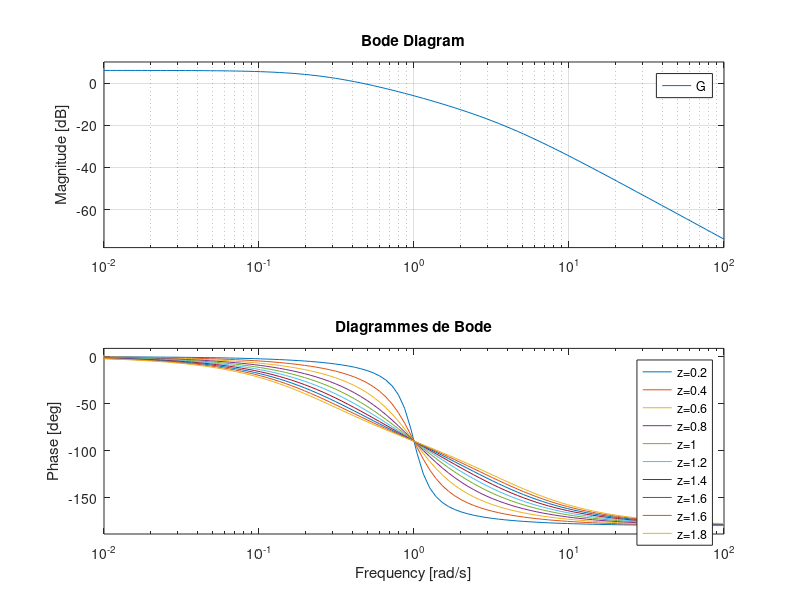
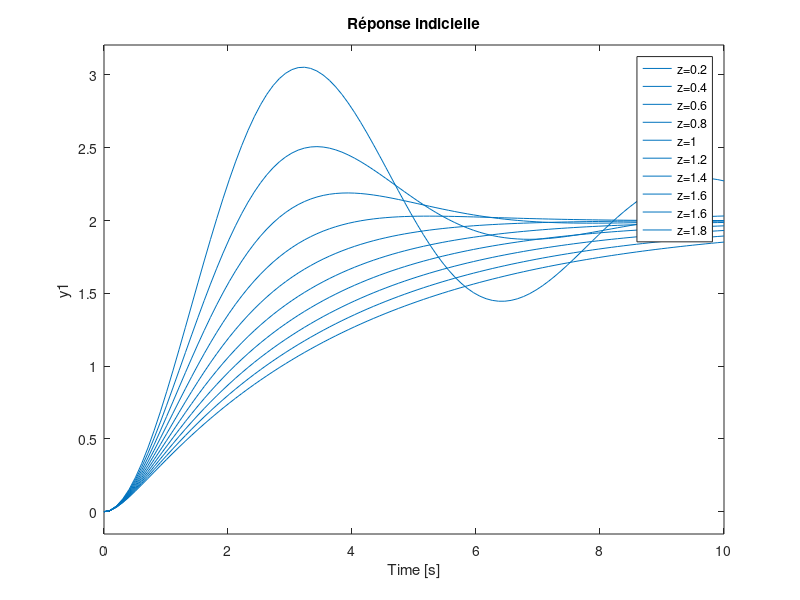
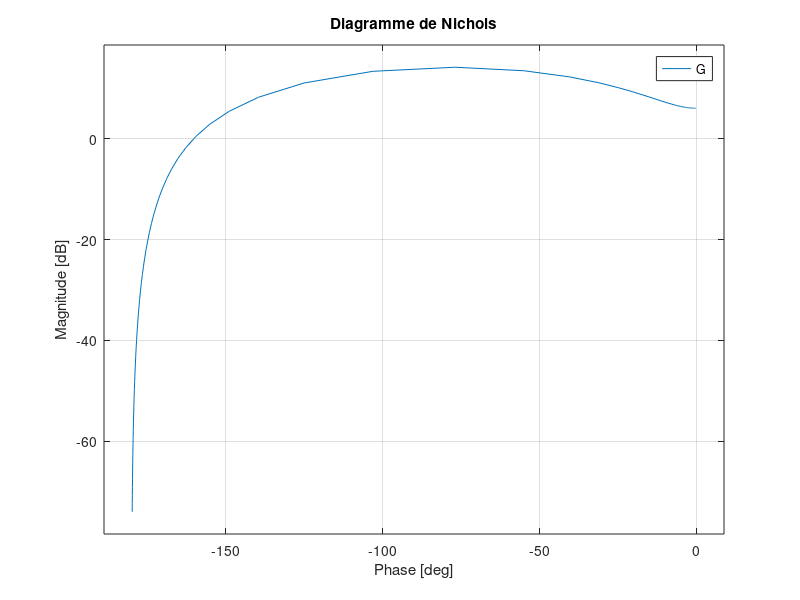

Write the MATLAB code that produced these figures, in order. (Note: this script raises an error after producing the figures.)
%% EXERCICE 6

%G(s)=G0/(1+(2z/wn)s+s^2/wn^2);

%Définition de G0, wn et z
G0=2; %Pour publish je défini les valeurs dans le code
wn=1;

%On demande de rentrer les valeurs à l'utilisateur
%G0=input("Entrez un gain ="); 
%wn=input("Entrez un wn =");

z=linspace(0.2,2,10); %On étudie 10 valeurs du facteur d'amortissement

%Echelle en pulsations
nw=100;
ndec=2;
pwmin= round(log10(wn/(10^ndec)));
pwmax= round(log10(wn*(10^ndec)));

w=logspace(pwmin,pwmax,nw);

%Echelle en temps
tmin=0;
tmax=10/wn;
Nt=100;

t=linspace(tmin,tmax,Nt);

NumG=G0; %On défini le numérateur

%Bode
figure(1)
for k = 1:length(z)
    DenG = [1/wn^2 2*z(k)/wn 1]; %On définit le dénominateur pour chaque valeur de z
    G=tf(NumG,DenG); %On définit la fonction de transfer
    bode(G,w); %On trace le diagramme de Bode associé
    title('Diagrammes de Bode')
    hold on; %On conserve le diagramme de Bode actuel pour superposer les différents diagramme des différentes itérations
    grid;
end
legend('z=0.2','z=0.4','z=0.6','z=0.8','z=1','z=1.2','z=1.4','z=1.6','z=1.6','z=1.8','z=2'); %On affiche la légende
hold off

%Réponse indicielle
figure(2)
for k = 1:length(z)
    DenG = [1/wn^2 2*z(k)/wn 1]; %Le fonctionnement est le même que pour Bode
    G=tf(NumG,DenG);
    step(G,t); %On trace la réponse indicielle
    title('Réponse indicielle')
    hold on;
    grid;
end
legend('z=0.2','z=0.4','z=0.6','z=0.8','z=1','z=1.2','z=1.4','z=1.6','z=1.6','z=1.8','z=2');
hold off

%Nichols
figure(3)
for k = 1:length(z)
    DenG = [1/wn^2 2*z(k)/wn 1]; %Le fonctionnement est le même que précédemment
    G=tf(NumG,DenG);
    nichols(G,w); %On trace le diagramme de Nichols
    title('Diagramme de Nichols')
    hold on;
    ngrid;
end
legend('z=0.2','z=0.4','z=0.6','z=0.8','z=1','z=1.2','z=1.4','z=1.6','z=1.6','z=1.8','z=2');
hold off
